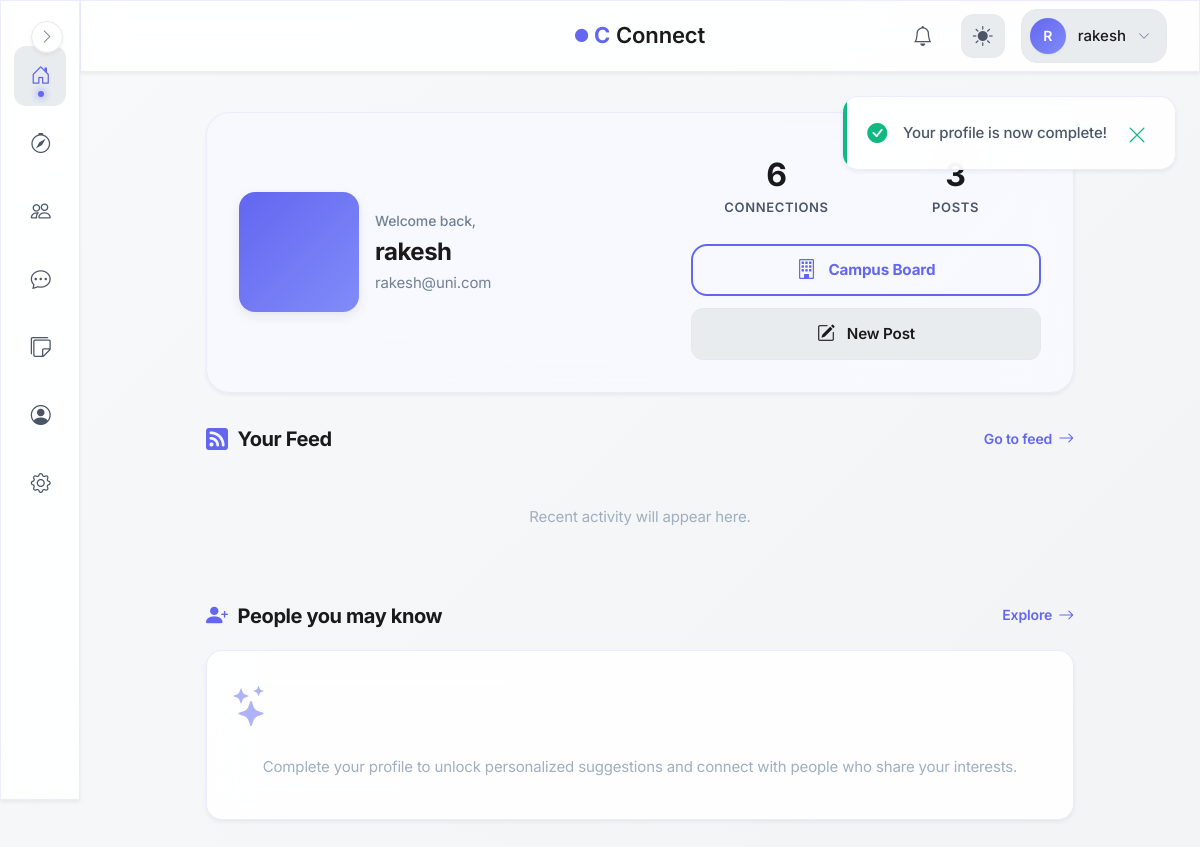
The page /dashboard (signed in) on the database its author committed.
### models.py (models this page shows, shortened)
class User(UserMixin, db.Model):
    id = db.Column(db.Integer, primary_key=True, autoincrement=True)  # Unique identifier
    username = db.Column(db.String(100), nullable=False)  # Name of the user (later can add this unique if needed)
    email = db.Column(db.String(120), nullable=False, unique=True)  # Email of the user
    password = db.Column(db.String(200), nullable=False)  # Passwords not hashed yet (done in setup_db.py)
    created_at = db.Column(db.DateTime, default=db.func.now())  # Timestamp of account creation
    last_login = db.Column(db.DateTime, nullable=True)  # Timestamp of last login
    pass

### blueprints/main/routes.py (the view)
@main.route('/dashboard')
@login_required  # Restricts access to logged-in users only
def dashboard():
    user_id = current_user.id
    create_daily_campus_notification_for_user(current_user)
    accepted_count = db.session.query(Connection).filter(
        (Connection.status == 'accepted') & (
            (Connection.user_id == user_id) | (Connection.target_user_id == user_id)
        )
    ).count()
    pending_incoming = db.session.query(Connection).filter_by(
        target_user_id=user_id, status='pending'
    ).count()
    pending_outgoing = db.session.query(Connection).filter_by(
        user_id=user_id, status='pending'
    ).count()
    stats = {
        "connections": accepted_count,
        "pending_incoming": pending_incoming,
        "pending_outgoing": pending_outgoing
    }
    completion = calculate_profile_completion(user_profile=current_user.profile)
    if (completion["percentage"] == 100) and not session.get("profile_completed"):
        flash("Your profile is now complete!", "success")
        session["profile_completed"] = True
    if completion["percentage"] < 100:
        session.pop("profile_completed", None)
    return render_template('main/dashboard.html',
                    username=current_user.username,
                    stats=stats, posts=current_user.posts,
                    profile_pic=current_user.profile.profile_picture,
                    profile_completion=completion
                )

### blueprints/auth/__init__.py (called while the page is built)
@login_manager.user_loader
def load_user(user_id):
    from models import User  # Importing User model for querying  (import here to avoid circular imports)
    return User.query.get(int(user_id))

@auth.after_app_request
def add_header(response):
    if current_user.is_authenticated and request.blueprint == 'auth':
        response.headers['Cache-Control'] = 'no-store, no-cache, must-revalidate, post-check=0, pre-check=0, max-age=0'
        response.headers['Pragma'] = 'no-cache'
        response.headers['Expires'] = '-1'
    return response

### blueprints/notifications/service.py (called while the page is built, shortened)
def create_daily_campus_notification_for_user(user):
    today = date.today()
    existing = Notification.query.filter(
        Notification.user_id == user.id,
        Notification.type == "campus_daily_event",
        Notification.created_at >= datetime.combine(today, datetime.min.time(), tzinfo=timezone.utc)
    ).first()
    if existing:
        return False  # already created

### factory_helpers.py (called while the page is built)
def register_security_headers(app):
    @app.after_request
    def set_secure_headers(response):
        response.headers['Content-Security-Policy'] = (
            "default-src 'self'; "
            "img-src 'self' data: blob: https:; "# Allow external images
            "style-src 'self' 'unsafe-inline' https:; "# ADD https: for CDNs
            "script-src 'self' 'unsafe-inline' https:; "# ADD https: for JS
            "font-src 'self' https: data:; "# Google Fonts
            "connect-src 'self' https:;"  # ← ADD https: for CDNs/maps
        )
        response.headers['X-Content-Type-Options'] = 'nosniff'
        response.headers['X-Frame-Options'] = 'DENY'
        response.headers['Referrer-Policy'] = 'strict-origin-when-cross-origin'
        response.headers['Permissions-Policy'] = 'geolocation=(), microphone=()'
        return response

def register_daily_cleanup(app):
    if not hasattr(app, "_last_notification_cleanup"):
        app._last_notification_cleanup = None
    @app.before_request
    def daily_cleanup():
        now = datetime.now(timezone.utc)
        last = getattr(app, "_last_notification_cleanup", None)
        if last is None or (now - last).days >= 1:
            from blueprints.notifications.service import cleanup_old_notifications
            deleted = cleanup_old_notifications()
            app.logger.info(f"Cleaned up {deleted} old notifications.")
            app._last_notification_cleanup = now

### blueprints/main/templates/main/dashboard.html (shortened to what this page needs)
{% extends "base.html" %}
{% block body %}
<div class="dashboard">
    <section class="dashboard__welcome">
        <div class="dashboard__welcome-main">
            <div class="dashboard__avatar">
            </div>
            <div class="dashboard__user-info" style="flex: 1;">
                <p class="dashboard__greeting">Welcome back,</p>
                <h1 class="dashboard__username">{{ username }}</h1>
                <p class="dashboard__email">{{ current_user.email }}</p>
            </div>
        </div>
        <section class="dashboard__stats">
            <div class="dashboard__stats-top">
                <a href="{{ url_for('connections.connections_home') }}" class="dashboard__stat-simple">
                    <strong class="dashboard__stat-value">{{ stats.connections }}</strong>
                    <span class="dashboard__stat-label">Connections</span>
                </a>
                <a href="{{ url_for('posts.feed') }}" class="dashboard__stat-simple">
                    <strong class="dashboard__stat-value">{{ posts|length }}</strong>
                    <span class="dashboard__stat-label">Posts</span>
                </a>
            </div>
            <div class="dashboard__stats-actions">
                <a href="/campus-board" class="dashboard__stat-hero-primary">
                    <i class="bi bi-building"></i>
                    <span>Campus Board</span>
                </a>
                <a href="{{ url_for('posts.feed') }}" class="dashboard__stat-hero-secondary">
                    <i class="bi bi-pencil-square"></i>
                    <span>New Post</span>
                </a>
            </div>
        </section>
    </section>
    <section class="dashboard__section">
        <header class="dashboard__section-header">
            <h2 class="dashboard__section-title">
                <i class="bi bi-rss-fill"></i>
                Your Feed
            </h2>
            <a href="{{ url_for('posts.feed') }}" class="dashboard__section-action">
                Go to feed
                <i class="bi bi-arrow-right"></i>
            </a>
        </header>
        {% if posts %}
            <div class="dashboard__feed-preview">
                <p style="color: var(--text-muted); text-align: center; padding: 2rem;">
                    Recent activity will appear here.
                </p>
            </div>
        {% endif %}
    </section>
    <section class="dashboard__section">
        <header class="dashboard__section-header">
            <h2 class="dashboard__section-title">
                <i class="bi bi-person-plus-fill"></i>
                People you may know
            </h2>
            <a href="{{ url_for('main.search_page') }}" class="dashboard__section-action">
                Explore
                <i class="bi bi-arrow-right"></i>
            </a>
        </header>
        <div class="dashboard__section">
            <div class="dashboard__suggestion-card">
                <div class="dashboard__suggestion-icon">
                    <i class="bi bi-stars"></i>
                </div>
                <p class="dashboard__suggestion-placeholder">
                    Complete your profile to unlock personalized suggestions and connect with people who share your interests.
                </p>
            </div>
        </div>
    </section>
</div>
{% endblock %}

### templates/base.html (shortened to what this page needs)
<!DOCTYPE html>
<html lang="en">
<head>
    <link rel="stylesheet" href="https://cdn.jsdelivr.net/npm/bootstrap-icons@1.11.1/font/bootstrap-icons.css">
    <link href="https://cdn.jsdelivr.net/npm/bootstrap@5.3.2/dist/css/bootstrap.min.css" rel="stylesheet">
    <link rel="stylesheet" href="{{ url_for('static', filename='css/global.css') }}">
</head>
<body>
    {% if current_user.is_authenticated %}
        <aside class="sidebar glass-effect" id="sidebar">
            <nav class="sidebar__nav">
                <a href="{{ url_for('main.dashboard') }}" class="sidebar__link" data-tooltip="Dashboard">
                    <div class="sidebar__link-icon">
                        <i class="bi bi-house-door"></i>
                    </div>
                </a>
                <a href="{{ url_for('main.search_page') }}" class="sidebar__link" data-tooltip="Discover">
                    <div class="sidebar__link-icon">
                        <i class="bi bi-compass"></i>
                    </div>
                </a>
                <a href="{{ url_for('connections.connections_home') }}" class="sidebar__link" data-tooltip="Connections">
                    <div class="sidebar__link-icon">
                        <i class="bi bi-people"></i>
                    </div>
                </a>
                <a href="{{ url_for('messages.inbox') }}" class="sidebar__link" data-tooltip="Messages">
                    <div class="sidebar__link-icon">
                        <i class="bi bi-chat-dots"></i>
                    </div>
                </a>
                <a href="/campus-board" class="sidebar__link" data-tooltip="Messages">
                    <div class="sidebar__link-icon">
                        <i class="bi bi-stickies"></i>
                    </div>
                </a>
                <a href="{{ url_for('auth.profile') }}" class="sidebar__link" data-tooltip="Profile">
                    <div class="sidebar__link-icon">
                        <i class="bi bi-person-circle"></i>
                    </div>
                </a>
                <a href="{{ url_for('main.settings') }}" class="sidebar__link" data-tooltip="Settings">
                    <div class="sidebar__link-icon">
                        <i class="bi bi-gear"></i>
                    </div>
                </a>
            </nav>
            <button class="sidebar__toggle" id="sidebarToggle" aria-label="Toggle sidebar">
                <i class="bi bi-chevron-right"></i>
            </button>
        </aside>
        <header class="topbar glass-effect">
            <div class="topbar__container">
                <div class="topbar__center">
                    <a href="{{ url_for('main.home') }}" class="topbar__brand">
                        <span class="brand-icon-small">
                            <i class="bi bi-circle-fill"></i>
                        </span>
                        <span class="brand-c">C</span>
                        <span class="brand-text">Connect</span>
                    </a>
                </div>
                <div class="topbar__actions">
                    <a href="{{ url_for('notifications.notifications_list') }}" class="topbar__icon-btn" aria-label="Notifications">
                        <i class="bi bi-bell"></i>
                        {% set unread = current_user.notifications | selectattr("is_read", "equalto", False) | list %}
                    </a>
                    <button class="topbar__icon-btn topbar__theme-toggle" id="themeToggle" aria-label="Toggle theme">
                        <i class="bi bi-sun-fill" id="themeIcon"></i>
                    </button>
                    <div class="topbar__profile" id="profileDropdown">
                        <button class="topbar__profile-btn" aria-label="Profile menu">
                            <div class="topbar__avatar">
                                {{ current_user.username[0].upper() }}
                            </div>
                            <span class="topbar__username">{{ current_user.username }}</span>
                            <i class="bi bi-chevron-down topbar__profile-arrow"></i>
                        </button>
                    </div>
                </div>
            </div>
        </header>
    {% endif %}
    {% with messages = get_flashed_messages(with_categories=true) %}
        {% if messages %}
            <div class="flash-container">
                {% for category, message in messages %}
                    <div class="flash-message glass-effect flash-message--{{ category }}" role="alert">
                        <i class="bi bi-{{ 'check-circle-fill' if category == 'success' else 'exclamation-triangle-fill' if category == 'danger' else 'info-circle-fill' }}"></i>
                        <span>{{ message }}</span>
                        <button class="flash-message__close" aria-label="Close">
                            <i class="bi bi-x-lg"></i>
                        </button>
                    </div>
                {% endfor %}
            </div>
        {% endif %}
    {% endwith %}
    <main class="main-content">
        {% block body %}{% endblock %}
    </main>
</body>
</html>

### rows shown on the page
User: username "R", username "rakesh", email "rakesh@uni.com"

### other values the page prints
{{ message }} "Your profile is now complete!"
{{ stats.connections }} "6"
{{ posts|length }} "3"
